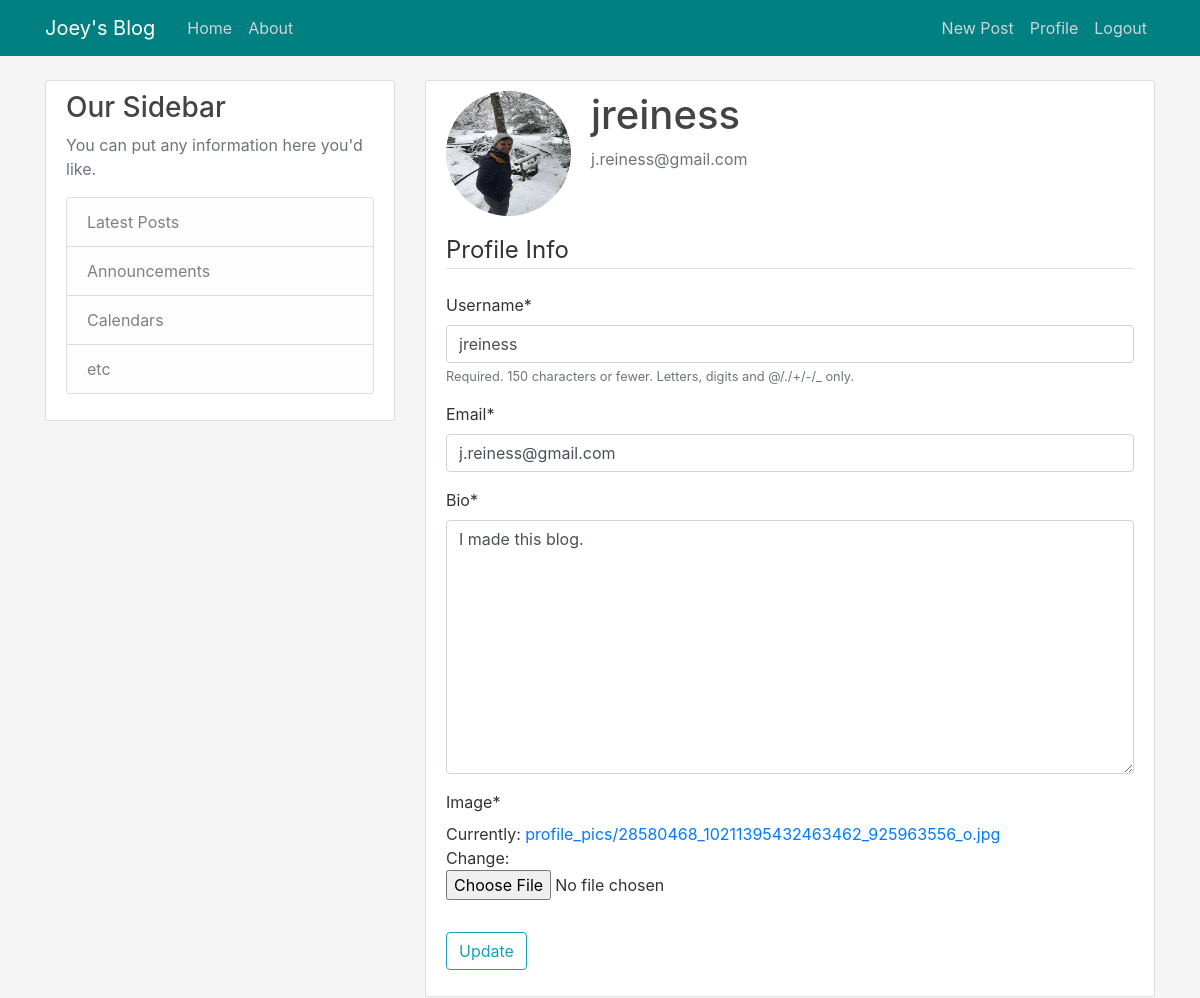
The page /profile/ (signed in) on the database as committed earlier.
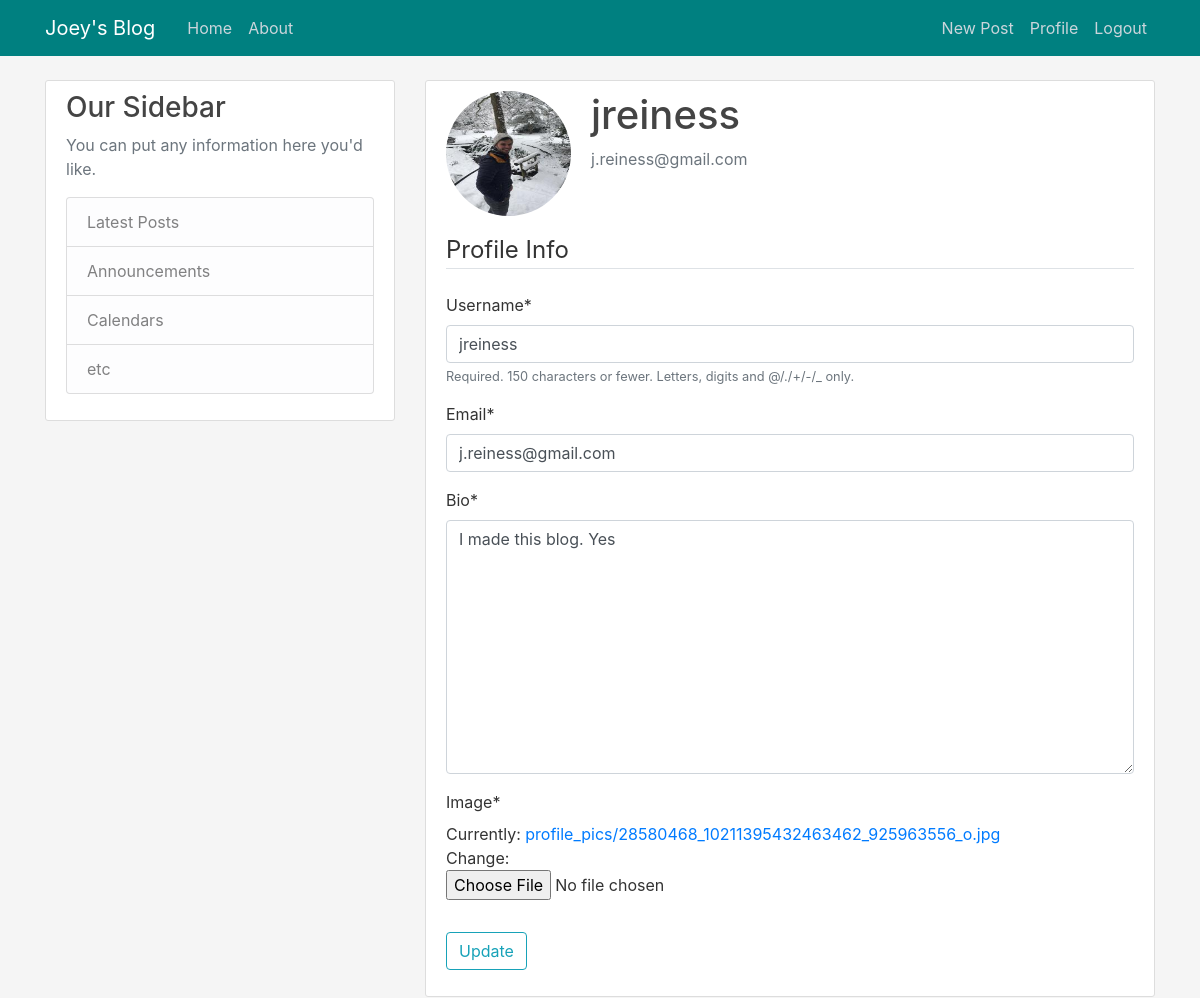
The same page on the database as committed later.
### users/models.py (models this page shows, shortened)
class Profile(models.Model):
    user = models.OneToOneField(User, on_delete=models.CASCADE)
    image = models.ImageField(default='default.jpg',upload_to='profile_pics')
    bio = models.TextField(default='I should really write a bio...', max_length=100)

### users/views.py (the view)
# urls.py: path('profile/', user_views.profile, name='profile'),
@login_required
def profile(request):
    if request.method == 'POST':
        u_form = UserUpdateForm(request.POST, instance=request.user)
        p_form = ProfileUpdateForm(request.POST, request.FILES, instance=request.user.profile)
        if u_form.is_valid() and p_form.is_valid():
            u_form.save()
            p_form.save()
            messages.success(request, 'Your account has been updated!')
            return redirect('profile')
    else:
        u_form = UserUpdateForm(instance=request.user)
        p_form = ProfileUpdateForm(instance=request.user.profile)
    context = {
        'u_form': u_form,
        'p_form': p_form
    }
    return render(request, 'users/profile.html', context)

### users/forms.py
class UserUpdateForm(forms.ModelForm):
    email = forms.EmailField()
    class Meta:
        model = User
        fields = ['username', 'email']

class ProfileUpdateForm(forms.ModelForm):
    class Meta:
        model = Profile
        fields = ['bio', 'image']

### users/templates/users/profile.html (shortened to what this page needs)
{% extends 'blog/base.html'%}
{% load crispy_forms_tags %}
{% block content %}
	<div class="content-section">
      <div class="media">
        <img class="rounded-circle account-img" src="{{ user.profile.image.url }}">
        <div class="media-body">
          <h2 class="account-heading">{{ user.username }}</h2>
          <p class="text-secondary">{{ user.email }}</p>
        </div>
      </div>
	<form method="POST" enctype="multipart/form-data">
		<fieldset class="form-group">
			<legend class="border-bottom mb-4">Profile Info</legend>
			{{ u_form|crispy}}
			{{ p_form|crispy}}
		</fieldset>
		<div class="form-group">
			<button class="btn btn-outline-info" type="submit">Update</button>
		</div>
	</form>
    </div>
{% endblock content %}

Rows that differ between the two databases and show on the page:
changed Profile: bio "I made this blog." → "I made this blog. Yes"
